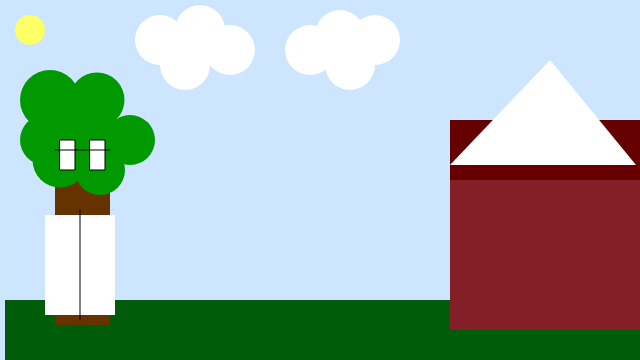
Frame 1 (no input)
Frame 60 (no input): identical to frame 1, image omitted
Frame 120 (the mouse pressed at the canvas centre since frame 60): identical to frame 1, image omitted

The p5.js sketch that drew this single still picture (run headless with seeded random() and noise() and a simulated clock; from frame 60 on, the mouse is pressed at the canvas centre):

// p5.js sketch
// ── sketch.js
 function setup() {
	// create a place to draw
	createCanvas(640, 360);
 }

  function draw() {
	// clear the background
	background(205, 229, 255);

	// set a stroke color
	stroke(255, 0, 0);
  // set a stroke color for clouds
	noStroke(0,0,0);

	// set ground color
	fill(0,92,9);
	//set ground
	rect(5,300,635,250);

	// set a fill color for clouds
	fill(255, 255, 255);
	// draw clouds
  ellipse(200, 30, 50, 50);
ellipse(160, 40, 50, 50);
ellipse(185, 65, 50, 50);
ellipse(230, 50, 50, 50);
ellipse(350, 65, 50, 50);
ellipse(310, 50, 50, 50);
ellipse(340, 35, 50, 50);
ellipse(375, 40, 50, 50);

 // set fill color for sun
 fill(255,255,102);
 // draw a sun
 ellipse(30,30,30,30);

 // set fill color for building
 fill(102,0,0);
 //foundation for building back
 rect(450,120,200,150);
 // set fill color for building
 fill(132,31,39);
//foundation for building
 rect(450,180,200,150);

// set fill color for top building
fill(255,255,255);
//top of building
triangle(450,165,550,60,636,165);

//fill color in tree body
fill(102,51,0);
//tree body
rect(55,150,55,175);

//stroke for the tree bush
noStroke(0,0,0);

//fill for filler tree
fill(0,153,0);
//filler for tree bushes
ellipse(100, 170, 50, 50);
ellipse(130, 140, 50, 50);
ellipse(70, 140, 50, 50);
ellipse(45, 140, 50, 50);
ellipse(80, 140, 50, 50);
ellipse(100, 140, 40, 40);
ellipse(50,100,60,60);
ellipse(97,100,55,55);
ellipse(60,160,55,55);

//stroke for the lab coat
noStroke(0,0,0);
//filler for lab coat
fill(255,255,255);
//lab coat
rect(45,215,70,100);

//stroke the coat line
stroke(0,0,0);
//lab coat line
line(80,210,80,320);

//stroke for glasses
stroke(0,0,0);
//fill in glasses
fill(255,255,255);
//glasses
	rect(90,140,15,30);
rect(60,140,15,30)
//line for glasses
line(110,150,55,150);




}
